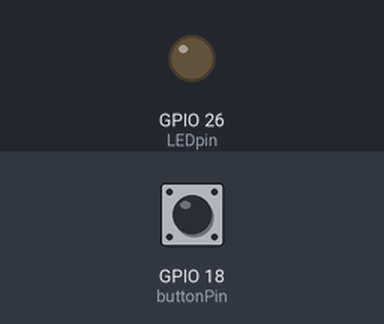
Bench run of a sketch on a simulated ESP32. On the bench: output pins drawn as LEDs (lit = HIGH). The inputs (shaded band) are chosen by the test bench; at power-on: GPIO 18 (buttonPin) HIGH.

Above: at 1.2 s.
1.3 s: GPIO 18 (buttonPin) pulled LOW for 0.15 s
At 2.5 s:
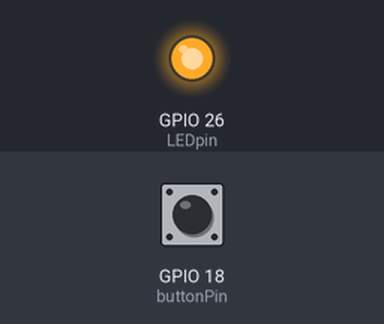
2.9 s: GPIO 18 (buttonPin) pulled LOW for 1 s
At 3.9 s:
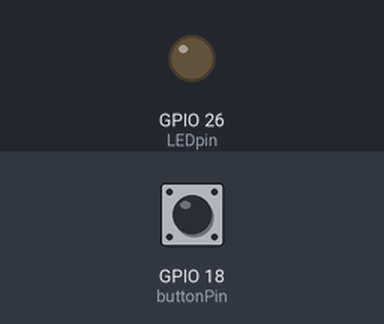
5.4 s: GPIO 18 (buttonPin) pulled LOW for 3.2 s
At 5.7 s:
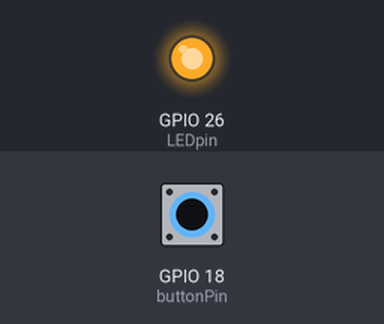
Timing chart, 0 to 8.4 s (numbered marks = the images above; inputs shaded):
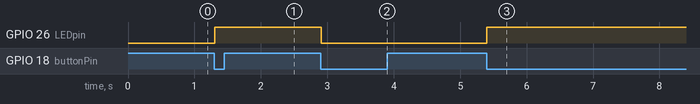

The sketch:

esp32_switch.ino
```cpp
const int LEDpin = 26;
const int buttonPin = 18;
int lastState = HIGH;
int ledState = LOW;
// the setup function runs once when you press reset or power the board
void setup() {
  // initialize digital pin LED_BUILTIN as an output.
  pinMode(LEDpin, OUTPUT);
  pinMode(buttonPin, INPUT_PULLUP);
}

// the loop function runs over and over again forever
void loop() {
  int currentState = digitalRead(buttonPin);

  if (currentState == LOW && lastState == HIGH) {
    ledState = !ledState;
    digitalWrite(LEDpin, ledState);   // turn the LED on (HIGH is the voltage level)

  }
  lastState = currentState;
  delay(10);                // wait for a second
}
```

Measured:
- after the input at 1.3 s, GPIO 26 (LEDpin): LOW → HIGH at once
- after the input at 2.9 s, GPIO 26 (LEDpin): HIGH → LOW at once
- after the input at 5.4 s, GPIO 26 (LEDpin): LOW → HIGH at once
